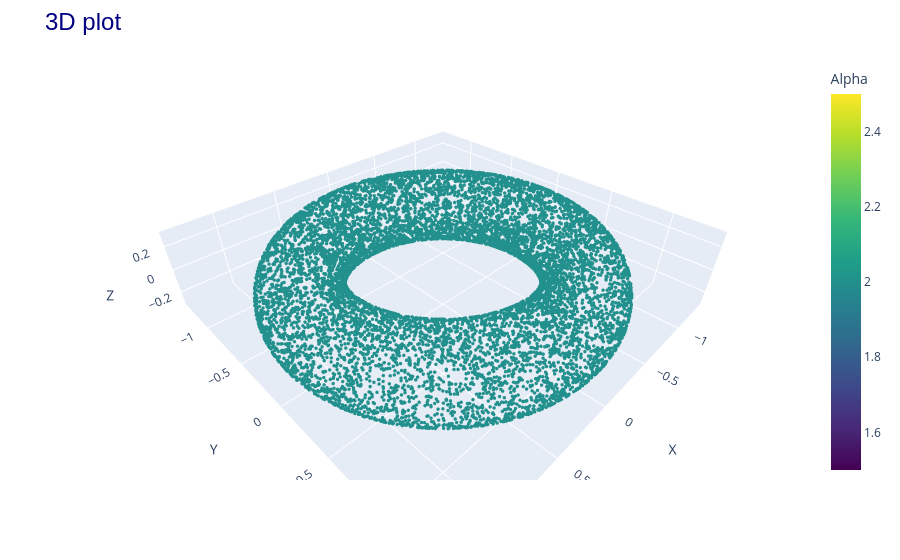

Notebook cell for this chart:
### Code cell
with torch.no_grad():
    probabilities = cae.predict(X_test)
    alpha = torch.argmax(probabilities, dim=1)

util.plot3d(
    [(X_test, "original torus")],
    color=[alpha.numpy()]
)

### Figure 1 — Plotly figure (JSON) as saved in the notebook; plotly's stock layout.template omitted (floating-point values rounded to 4 significant figures; data arrays with more than 128 entries replaced by an {"elided": "..."} marker saying what was removed)
{"data": [{"marker": {"color": {"elided": "10000 int values"}, "colorbar": {"title": {"text": "Alpha"}}, "colorscale": [[0, "#440154"], [0.1111, "#482878"], [0.2222, "#3e4989"], [0.3333, "#31688e"], [0.4444, "#26828e"], [0.5556, "#1f9e89"], [0.6667, "#35b779"], [0.7778, "#6ece58"], [0.8889, "#b5de2b"], [1, "#fde725"]], "showscale": true, "size": 2}, "mode": "markers", "name": "original torus", "type": "scatter3d", "x": {"elided": "10000 float values"}, "y": {"elided": "10000 float values"}, "z": {"elided": "10000 float values"}}], "layout": {"margin": {"t": 60}, "scene": {"aspectmode": "data", "xaxis": {"title": {"text": "X"}}, "yaxis": {"title": {"text": "Y"}}, "zaxis": {"title": {"text": "Z"}}}, "title": {"font": {"color": "navy", "family": "Arial", "size": 24}, "text": "3D plot"}}}
